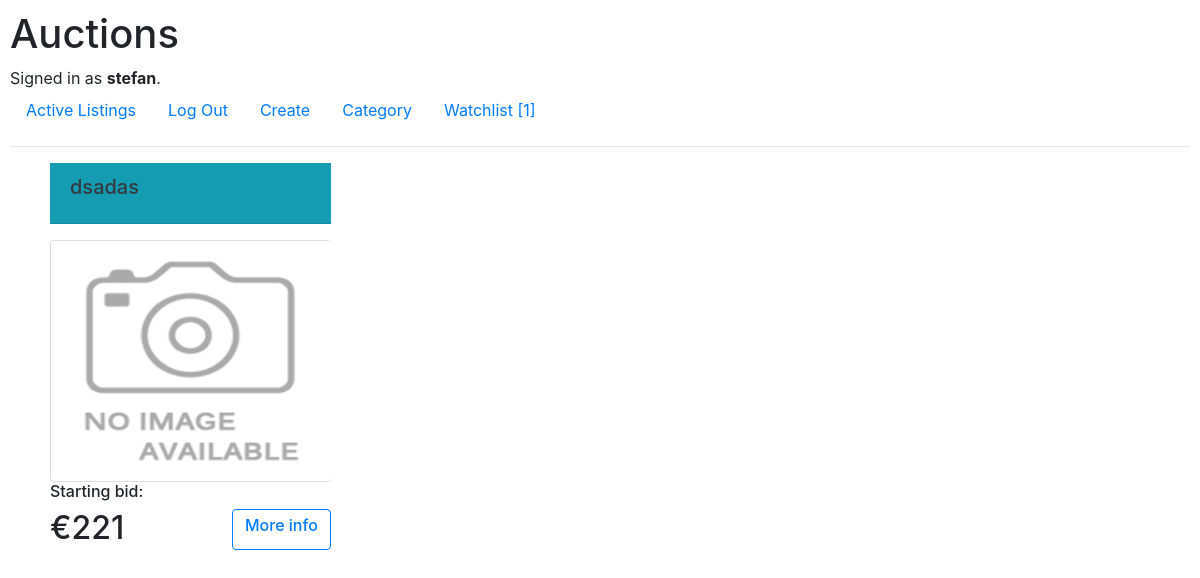
Page / (signed in) on the committed database.
### auctions/models.py (models this page shows, shortened)
class User(AbstractUser):
    pass

class Auction(models.Model):
    seller = models.ForeignKey(User, on_delete=models.CASCADE, related_name='bidder')
    title = models.CharField(max_length=60)
    subtitle = models.CharField(max_length=1200)
    start_bit = models.IntegerField()
    image = ResizedImageField(size=[500, 500], quality=100, null=True, blank=True, upload_to="images/")
    data = models.DateTimeField(auto_now=True)
    select_category = models.ForeignKey(Category, on_delete=models.CASCADE, related_name='categories', default=None)
    status = models.CharField(max_length=7, choices=STATUS, default='active')

### auctions/views.py (the view)
# urls.py: path("", views.index, name="index"),
def index(request):
    user_id = request.user
    lists = Auction.objects.filter(status="active")
    if user_id.is_authenticated:
        count = Watchlist.objects.filter(user_id=user_id).count()
        return render(request, "auctions/index.html", {
            'lists': lists,
            'count': count
        })
    return render(request, "auctions/index.html", {
        'lists': lists,
    })

### auctions/templates/auctions/index.html
{% extends "auctions/layout.html" %}
{% load static %}
{% block body %}
    <div style="display: grid; grid-template-columns: 25% 25% 25% 25%; padding-left: 20px; ">
        {% for list in lists %}
            <div style="padding-left: 20px; width: 18.8rem; padding-bottom: 80px">
                <div class="card-title text-dark bg-info mb-3">
                      <div class="card-header">
                        <h5 class="card-title">{{ list.title }}</h5>
                      </div>
                </div>
                <div class="card">
                    {% if list.image %}
                        <img src="{{ list.image.url }}" class="rounded" style="width: 17.4rem; height: 15rem">
                    {% else %}
                        <img src="{% static 'auctions/images/default.png' %}" class="rounded" style="width: 17.5rem; height: 15rem">
                    {% endif %}
                </div>
                <h6>Starting bid:</h6><h2> €{{ list.start_bit }}
                <div class="btn btn-outline-primary"  style="float: right;"><h6><a href="{% url 'item' list.id %}">{{ item }}More info</a></h6></div> </h2>
            </div>
            {% endfor %}
     </div>
{% endblock %}

### auctions/templates/auctions/layout.html (shortened to what this page needs)
{% load static %}
<!DOCTYPE html>
<html lang="en">
    <head>
        <link rel="stylesheet" href="https://stackpath.bootstrapcdn.com/bootstrap/4.4.1/css/bootstrap.min.css">
        <link href="{% static 'auctions/styles.css' %}" rel="stylesheet">
    </head>
    <body>
        <h1>Auctions</h1>
        <div>
            {% if user.is_authenticated %}
                Signed in as <strong>{{ user.username }}</strong>.
            {% else %}
                Not signed in.
            {% endif %}
        </div>
        <ul class="nav">
            <li class="nav-item">
                <a class="nav-link" href="{% url 'index' %}">Active Listings</a>
            </li>
            {% if user.is_authenticated %}
                <li class="nav-item">
                    <a class="nav-link" href="{% url 'logout' %}">Log Out</a>
                </li>
                <li class="nav-item">
                    <a class="nav-link" href="{% url 'create' %}">Create</a>
                </li>
                <li class="nav-item">
                    <a class="nav-link" href="{% url 'categories' %}">Category</a>
                </li>
                <li class="nav-item">
                    <a class="nav-link" href="{% url 'watchlist' %}">Watchlist [{{ count }}]</a>
                </li>
            {% endif %}
        </ul>
        <hr>
        {% block body %}
        {% endblock %}
    </body>
</html>

### auctions/static/auctions/styles.css (style rules this page uses)
body { padding: 10px; }

### rows in the picture
User: username "stefan"
Auction: title "dsadas", start_bit "221"

### other values in the picture
{{ count }} "1"
